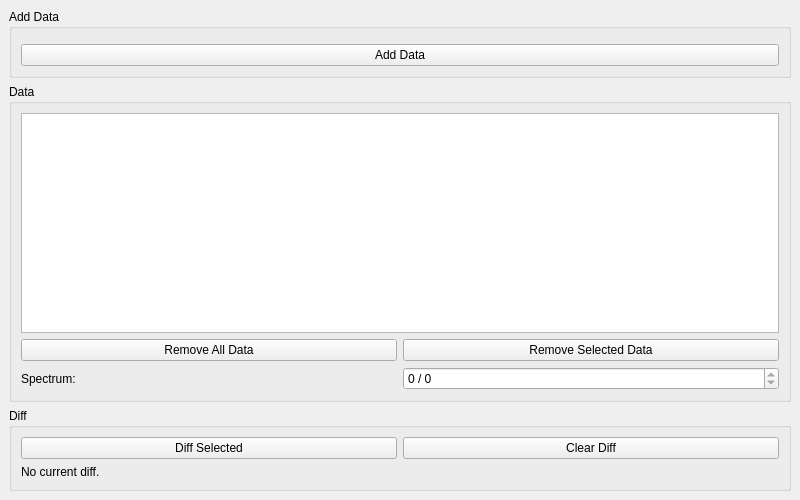
<?xml version="1.0" encoding="UTF-8"?>
<ui version="4.0">
 <class>DataComparison</class>
 <widget class="QMainWindow" name="DataComparison">
  <property name="geometry">
   <rect>
    <x>0</x>
    <y>0</y>
    <width>800</width>
    <height>500</height>
   </rect>
  </property>
  <property name="windowTitle">
   <string>Data Comparison</string>
  </property>
  <widget class="QWidget" name="centralwidget">
   <layout class="QHBoxLayout" name="horizontalLayout">
    <item>
     <layout class="QVBoxLayout" name="loPlot"/>
    </item>
    <item>
     <layout class="QVBoxLayout" name="loOptions">
      <item>
       <widget class="QGroupBox" name="gbAddData">
        <property name="sizePolicy">
         <sizepolicy hsizetype="Expanding" vsizetype="Minimum">
          <horstretch>0</horstretch>
          <verstretch>0</verstretch>
         </sizepolicy>
        </property>
        <property name="title">
         <string>Add Data</string>
        </property>
        <layout class="QVBoxLayout" name="verticalLayout">
         <item>
          <widget class="MantidQt::MantidWidgets::DataSelector" name="dsData" native="true">
           <property name="sizePolicy">
            <sizepolicy hsizetype="Minimum" vsizetype="Fixed">
             <horstretch>0</horstretch>
             <verstretch>0</verstretch>
            </sizepolicy>
           </property>
           <property name="autoLoad" stdset="0">
            <bool>true</bool>
           </property>
           <property name="showLoad" stdset="0">
            <bool>false</bool>
           </property>
          </widget>
         </item>
         <item>
          <widget class="QPushButton" name="pbAddData">
           <property name="text">
            <string>Add Data</string>
           </property>
          </widget>
         </item>
        </layout>
       </widget>
      </item>
      <item>
       <widget class="QGroupBox" name="gbCurrentData">
        <property name="sizePolicy">
         <sizepolicy hsizetype="Expanding" vsizetype="Preferred">
          <horstretch>0</horstretch>
          <verstretch>0</verstretch>
         </sizepolicy>
        </property>
        <property name="title">
         <string>Data</string>
        </property>
        <layout class="QGridLayout" name="gridLayout_2">
         <item row="0" column="0" colspan="2">
          <widget class="QTableWidget" name="twCurrentData">
           <property name="sizePolicy">
            <sizepolicy hsizetype="Expanding" vsizetype="Expanding">
             <horstretch>0</horstretch>
             <verstretch>0</verstretch>
            </sizepolicy>
           </property>
          </widget>
         </item>
         <item row="1" column="0">
          <widget class="QPushButton" name="pbRemoveAllData">
           <property name="text">
            <string>Remove All Data</string>
           </property>
          </widget>
         </item>
         <item row="1" column="1">
          <widget class="QPushButton" name="pbRemoveSelectedData">
           <property name="text">
            <string>Remove Selected Data</string>
           </property>
          </widget>
         </item>
         <item row="2" column="0">
          <widget class="QLabel" name="lbSpectrum">
           <property name="text">
            <string>Spectrum:</string>
           </property>
          </widget>
         </item>
         <item row="2" column="1">
          <widget class="QSpinBox" name="sbSpectrum">
           <property name="suffix">
            <string> / 0</string>
           </property>
           <property name="maximum">
            <number>0</number>
           </property>
          </widget>
         </item>
        </layout>
       </widget>
      </item>
      <item>
       <widget class="QGroupBox" name="gbDiff">
        <property name="sizePolicy">
         <sizepolicy hsizetype="Preferred" vsizetype="Minimum">
          <horstretch>0</horstretch>
          <verstretch>0</verstretch>
         </sizepolicy>
        </property>
        <property name="title">
         <string>Diff</string>
        </property>
        <layout class="QGridLayout" name="gridLayout">
         <item row="0" column="0">
          <widget class="QPushButton" name="pbDiffSelected">
           <property name="text">
            <string>Diff Selected</string>
           </property>
          </widget>
         </item>
         <item row="0" column="1">
          <widget class="QPushButton" name="pbClearDiff">
           <property name="text">
            <string>Clear Diff</string>
           </property>
          </widget>
         </item>
         <item row="1" column="0" colspan="2">
          <widget class="QLabel" name="lbDiffInfo">
           <property name="text">
            <string>No current diff.</string>
           </property>
          </widget>
         </item>
        </layout>
       </widget>
      </item>
     </layout>
    </item>
   </layout>
  </widget>
 </widget>
 <customwidgets>
  <customwidget>
   <class>MantidQt::MantidWidgets::DataSelector</class>
   <extends>QWidget</extends>
   <header>MantidQtMantidWidgets/DataSelector.h</header>
  </customwidget>
 </customwidgets>
 <resources/>
 <connections/>
</ui>
